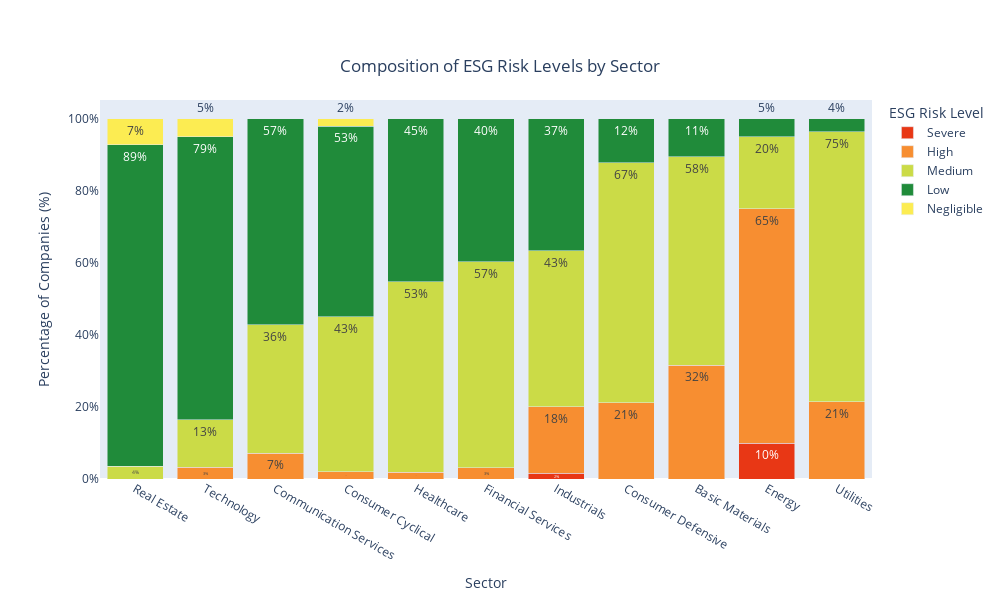

This figure's notebook cell:
### Markdown cell above
## ESG Risk Level Composition by Sectors

### Code cell
levels = df2_cleaned[['Controversy Level', 'ESG Risk Level', 'Sector']]
df_esg_lvl = levels.groupby(["Sector", "ESG Risk Level"]).size().reset_index(name="Count")
df_esg_lvl["Proportion"] = df_esg_lvl.groupby("Sector")["Count"].transform(lambda x: x / x.sum())
df_esg_lvl["ESG Risk Level"] = (df_esg_lvl["ESG Risk Level"].astype("category")).str.strip()

low_esg = df_esg_lvl[df_esg_lvl["ESG Risk Level"] == "Low"][["Sector", "Proportion"]]
sorted_sectors = low_esg.sort_values(by="Proportion", ascending=False)["Sector"].tolist()

def plot_esg_level():
    fig2 = px.bar(
        df_esg_lvl, 
        x="Sector", 
        y="Proportion",  # Use proportion instead of count
        color="ESG Risk Level", 
        title="Composition of ESG Risk Levels by Sector",
        barmode="stack",
        text=df_esg_lvl["Proportion"].apply(lambda x: f"{x:.0%}"),
        color_discrete_map=custom_colors,
        category_orders={"Sector": sorted_sectors,
                         "ESG Risk Level": ["Severe", "High", "Medium", "Low", "Negligible"]}
    )

    fig2.update_layout(
        width=1000,  
        height=600, 
        title_x=0.5, 
        title_y=0.9,
        margin=dict(l=100, r=100, t=100, b=100),  
        legend_title_text="ESG Risk Level"  
    )

    # Format y-axis as percentage
    fig2.update_yaxes(showgrid = False, tickformat=".0%", title="Percentage of Companies (%)")

    fig2.show()

plot_esg_level()

### Figure 1 — Plotly figure (JSON) as saved in the notebook; plotly's stock layout.template omitted (floating-point values rounded to 4 significant figures)
{"data": [{"hovertemplate": "ESG Risk Level=Severe<br>Sector=%{x}<br>Proportion=%{y}<br>text=%{text}<extra></extra>", "legendgroup": "Severe", "marker": {"color": "#e83715", "pattern": {"shape": ""}}, "name": "Severe", "orientation": "v", "showlegend": true, "text": ["10%", "2%"], "textposition": "auto", "type": "bar", "x": ["Energy", "Industrials"], "xaxis": "x", "y": [0.1, 0.01667], "yaxis": "y"}, {"hovertemplate": "ESG Risk Level=High<br>Sector=%{x}<br>Proportion=%{y}<br>text=%{text}<extra></extra>", "legendgroup": "High", "marker": {"color": "#f78e31", "pattern": {"shape": ""}}, "name": "High", "orientation": "v", "showlegend": true, "text": ["32%", "7%", "2%", "21%", "65%", "3%", "2%", "18%", "3%", "21%"], "textposition": "auto", "type": "bar", "x": ["Basic Materials", "Communication Services", "Consumer Cyclical", "Consumer Defensive", "Energy", "Financial Services", "Healthcare", "Industrials", "Technology", "Utilities"], "xaxis": "x", "y": [0.3158, 0.07143, 0.01961, 0.2121, 0.65, 0.03175, 0.01887, 0.1833, 0.03279, 0.2143], "yaxis": "y"}, {"hovertemplate": "ESG Risk Level=Medium<br>Sector=%{x}<br>Proportion=%{y}<br>text=%{text}<extra></extra>", "legendgroup": "Medium", "marker": {"color": "#cbdb47", "pattern": {"shape": ""}}, "name": "Medium", "orientation": "v", "showlegend": true, "text": ["58%", "36%", "43%", "67%", "20%", "57%", "53%", "43%", "4%", "13%", "75%"], "textposition": "auto", "type": "bar", "x": ["Basic Materials", "Communication Services", "Consumer Cyclical", "Consumer Defensive", "Energy", "Financial Services", "Healthcare", "Industrials", "Real Estate", "Technology", "Utilities"], "xaxis": "x", "y": [0.5789, 0.3571, 0.4314, 0.6667, 0.2, 0.5714, 0.5283, 0.4333, 0.03571, 0.1311, 0.75], "yaxis": "y"}, {"hovertemplate": "ESG Risk Level=Low<br>Sector=%{x}<br>Proportion=%{y}<br>text=%{text}<extra></extra>", "legendgroup": "Low", "marker": {"color": "#208b3a", "pattern": {"shape": ""}}, "name": "Low", "orientation": "v", "showlegend": true, "text": ["11%", "57%", "53%", "12%", "5%", "40%", "45%", "37%", "89%", "79%", "4%"], "textposition": "auto", "type": "bar", "x": ["Basic Materials", "Communication Services", "Consumer Cyclical", "Consumer Defensive", "Energy", "Financial Services", "Healthcare", "Industrials", "Real Estate", "Technology", "Utilities"], "xaxis": "x", "y": [0.1053, 0.5714, 0.5294, 0.1212, 0.05, 0.3968, 0.4528, 0.3667, 0.8929, 0.7869, 0.03571], "yaxis": "y"}, {"hovertemplate": "ESG Risk Level=Negligible<br>Sector=%{x}<br>Proportion=%{y}<br>text=%{text}<extra></extra>", "legendgroup": "Negligible", "marker": {"color": "#fcec52", "pattern": {"shape": ""}}, "name": "Negligible", "orientation": "v", "showlegend": true, "text": ["2%", "7%", "5%"], "textposition": "auto", "type": "bar", "x": ["Consumer Cyclical", "Real Estate", "Technology"], "xaxis": "x", "y": [0.01961, 0.07143, 0.04918], "yaxis": "y"}], "layout": {"barmode": "stack", "height": 600, "legend": {"title": {"text": "ESG Risk Level"}, "tracegroupgap": 0}, "margin": {"b": 100, "l": 100, "r": 100, "t": 100}, "title": {"text": "Composition of ESG Risk Levels by Sector", "x": 0.5, "y": 0.9}, "width": 1000, "xaxis": {"anchor": "y", "categoryarray": ["Real Estate", "Technology", "Communication Services", "Consumer Cyclical", "Healthcare", "Financial Services", "Industrials", "Consumer Defensive", "Basic Materials", "Energy", "Utilities"], "categoryorder": "array", "domain": [0, 1], "title": {"text": "Sector"}}, "yaxis": {"anchor": "x", "domain": [0, 1], "showgrid": false, "tickformat": ".0%", "title": {"text": "Percentage of Companies (%)"}}}}
